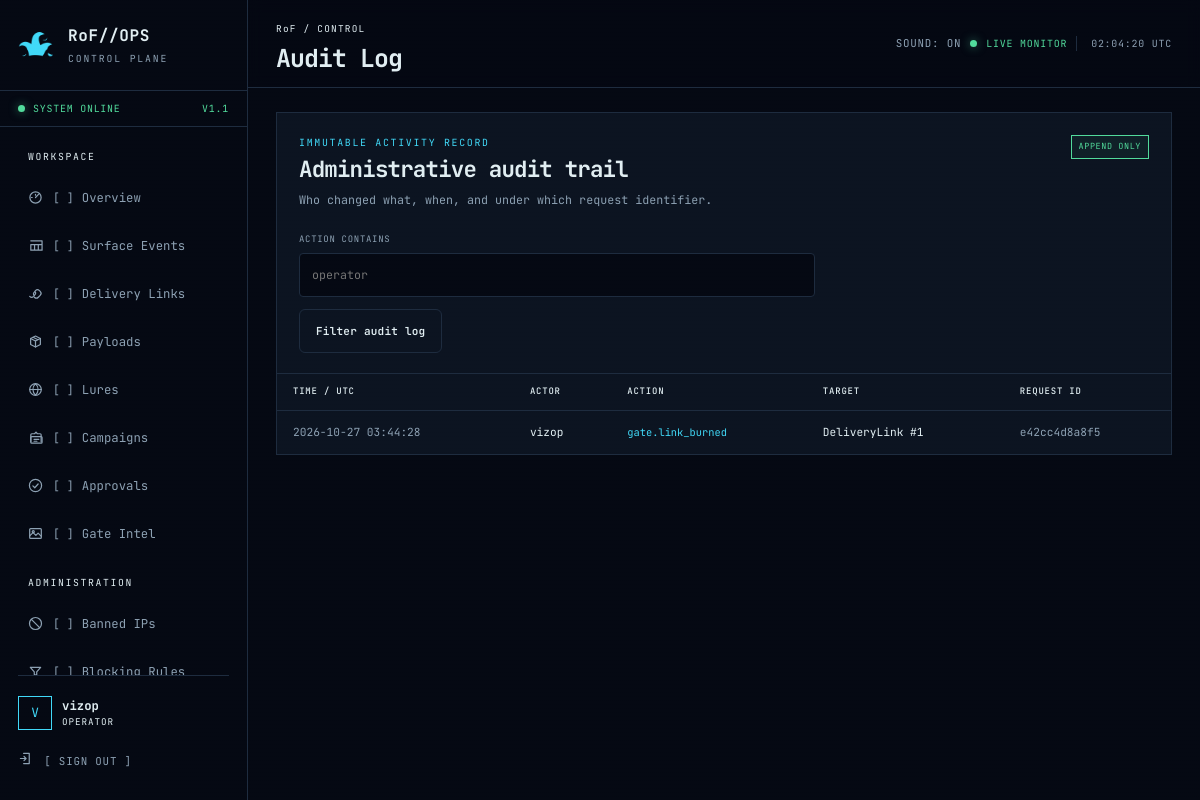
/panel/audit/ (signed in), run on an earlier commit of the app's database.
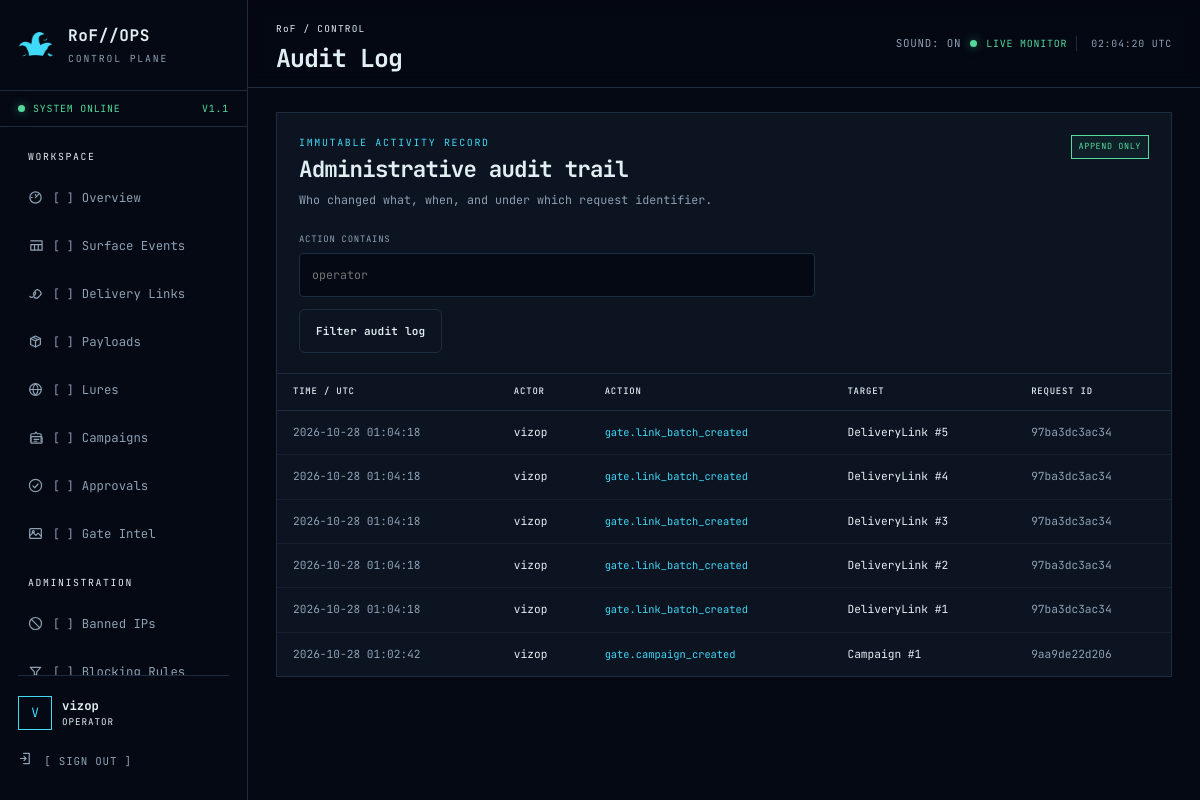
And on a later commit of the database.
### accounts/models.py (models this page shows)
class Operator(AbstractUser):
    THEME_CHOICES = [("default", "Default"), ("cozy", "Cozy Clown"), ("obnoxious", "Obnoxious Clown")]
    session_version = models.PositiveIntegerField(default=1)
    totp_secret = models.CharField(max_length=64, blank=True)
    totp_enabled = models.BooleanField(default=False)
    backup_code_hashes = models.JSONField(default=list, blank=True)
    theme = models.CharField(max_length=16, choices=THEME_CHOICES, default="default")
    created_at = models.DateTimeField(auto_now_add=True)
    class Meta:
        ordering = ["username"]

### audit/models.py (models this page shows, shortened)
class AuditEvent(models.Model):
    actor = models.ForeignKey(settings.AUTH_USER_MODEL, null=True, blank=True, on_delete=models.SET_NULL)
    action = models.CharField(max_length=100)
    target_type = models.CharField(max_length=100, blank=True)
    target_id = models.CharField(max_length=64, blank=True)
    request_id = models.CharField(max_length=64, blank=True, db_index=True)
    metadata = models.JSONField(default=dict, blank=True)
    source_ip = models.GenericIPAddressField(null=True, blank=True)
    created_at = models.DateTimeField(auto_now_add=True, db_index=True)
    class Meta:
        ordering = ["-created_at"]
        permissions = [("view_audit_dashboard", "Can view the audit dashboard")]

### audit/views.py (the view)
# urls.py: urlpatterns = [path("audit/", audit_log, name="audit-log")]
@login_required
def audit_log(request):
    events = AuditEvent.objects.select_related("actor").all()
    action = request.GET.get("action", "").strip()
    if action:
        events = events.filter(action__icontains=action[:100])
    page = Paginator(events, 50).get_page(request.GET.get("page"))
    return render(request, "panel/audit.html", {"title": "Audit Log", "page": page, "events": page.object_list})

### accounts/context_processors.py (called while the page is built)
def panel_context(request):
    user = request.user
    theme = getattr(user, "theme", "default") if user.is_authenticated else "default"
    return {
        "is_administrator": is_administrator(user),
        "panel_name": "RoF//OPS",
        "theme": theme,
    }

### accounts/permissions.py (called while the page is built)
def is_administrator(user):
    return bool(user.is_authenticated and user.is_active and (user.is_superuser or user.groups.filter(name="Administrator").exists()))

### gates/services.py (called while the page is built, shortened)
def _remote_is_trusted(remote):
    if not remote:
        return False
    try:
        address = ipaddress.ip_address(remote)
    except ValueError:
        return False
    for entry in getattr(settings, "TRUSTED_PROXIES", ("127.0.0.1", "::1")):
        try:
            if "/" in entry:
                if address in ipaddress.ip_network(entry, strict=False):
                    return True
            elif address == ipaddress.ip_address(entry):
                return True
        except ValueError:
            continue
    return False

def client_ip(request):
    remote = request.META.get("REMOTE_ADDR", "")
    if _remote_is_trusted(remote):
        forwarded = request.META.get("HTTP_X_FORWARDED_FOR", "")
        if forwarded:
            return forwarded.split(",")[-1].strip()
    return remote

def evaluate_blocking_rules(request, ip, *, is_404=False, link=None):
    from .models import RuleSet
    sets = list(RuleSet.objects.filter(enabled=True).prefetch_related("rules"))
    loose_rules = list(BlockingRule.objects.filter(enabled=True, ruleset__isnull=True))
    if not sets and not loose_rules:
        return None

### gates/templatetags/ui_icons.py (called while the page is built)
@register.simple_tag
def icon(name, cls="icon"):
    body = _ICONS.get(name)
    if body is None:
        return ""
    return mark_safe(
        f'<svg class="{cls}" viewBox="0 0 16 16" fill="none" stroke="currentColor" '
        f'stroke-width="1.3" stroke-linecap="round" stroke-linejoin="round" '
        f'aria-hidden="true">{body}</svg>'
    )

### templates/panel/audit.html (shortened to what this page needs)
{% extends "base.html" %}
{% block content %}
<section class="panel page-panel">
  <div class="panel-heading"><div><span class="section-label">IMMUTABLE ACTIVITY RECORD</span><h2>Administrative audit trail</h2><p>Who changed what, when, and under which request identifier.</p></div><span class="status-badge good">APPEND ONLY</span></div>
  <form class="filter-bar compact-filter" method="get"><label><span>ACTION CONTAINS</span><input class="field-input" type="search" name="action" value="{{ request.GET.action }}" placeholder="operator"></label><button class="button secondary" type="submit">Filter audit log</button></form>
  {% if events %}<div class="table-wrap"><table><thead><tr><th>TIME / UTC</th><th>ACTOR</th><th>ACTION</th><th>TARGET</th><th>REQUEST ID</th></tr></thead><tbody>{% for event in events %}<tr><td class="mono muted nowrap">{{ event.created_at|date:"Y-m-d H:i:s" }}</td><td>{{ event.actor|default:"System" }}</td><td><span class="audit-action">{{ event.action }}</span></td><td>{{ event.target_type }}{% if event.target_id %} #{{ event.target_id }}{% endif %}</td><td class="mono muted">{{ event.request_id|slice:":12"|default:"-" }}</td></tr>{% endfor %}</tbody></table></div>{% else %}<div class="empty-state"><strong>No audit events found</strong><p>Privileged mutations will be recorded here.</p></div>{% endif %}
</section>
{% endblock %}

### templates/base.html (shortened to what this page needs)
{% load static %}{% load ui_icons %}<!doctype html>
<html lang="en">
<head>
  <link rel="stylesheet" href="{% static 'css/panel.css' %}">
</head>
<body class="panel-shell{% if theme != "default" %} theme-{{ theme }}{% endif %}" data-authenticated="{% if user.is_authenticated %}true{% else %}false{% endif %}">
  <aside class="sidebar">
    <a class="brand" href="{% url 'overview' %}" aria-label="RoF OPS overview">
      {% if theme == "obnoxious" %}
      <span class="brand-mark jester-mask" role="img" aria-label="Jester hat">
        <span class="jester-star-tip t1"></span><span class="jester-star-tip t2"></span><span class="jester-star-tip t3"></span>
      </span>
      {% else %}
      <span class="brand-mark jester-mask" role="img" aria-label="Jester hat"></span>
      {% endif %}
      <span><strong>RoF//OPS</strong><small>CONTROL PLANE</small></span>
    </a>
    <div class="environment"><span class="status-dot"></span> SYSTEM ONLINE <span class="env-code">V1.1</span></div>
    <nav class="primary-nav" aria-label="Primary navigation">
      <span class="nav-label">WORKSPACE</span>
      <a class="" href="{% url 'overview' %}">{% icon "overview" %}<span class="bracket">[]</span> Overview</a>
      <a class="" href="{% url 'events' %}">{% icon "events" %}<span class="bracket">[]</span> Surface Events</a>
      <a class="" href="{% url 'gate-links' %}">{% icon "links" %}<span class="bracket">[]</span> Delivery Links</a>
      <a class="" href="{% url 'gate-payloads' %}">{% icon "payloads" %}<span class="bracket">[]</span> Payloads</a>
      <a class="" href="{% url 'gate-lures' %}">{% icon "lures" %}<span class="bracket">[]</span> Lures</a>
      <a class="" href="{% url 'gate-campaigns' %}">{% icon "campaigns" %}<span class="bracket">[]</span> Campaigns</a>
      <a class="" href="{% url 'gate-submissions' %}">{% icon "approvals" %}<span class="bracket">[]</span> Approvals</a>
      <a class="" href="{% url 'gate-intel' %}">{% icon "intel" %}<span class="bracket">[]</span> Gate Intel</a>
      <span class="nav-label">ADMINISTRATION</span>
      <a class="" href="{% url 'gate-bans' %}">{% icon "bans" %}<span class="bracket">[]</span> Banned IPs</a>
      <a class="" href="{% url 'gate-block-rules' %}">{% icon "rules" %}<span class="bracket">[]</span> Blocking Rules</a>
    </nav>
    <div class="sidebar-foot">
      <div class="operator-chip"><span class="operator-avatar">{{ user.username|first|upper }}</span><span><strong>{{ user.username }}</strong><small>{% if is_administrator %}ADMINISTRATOR{% else %}OPERATOR{% endif %}</small></span></div>
      <form method="post" action="{% url 'logout' %}">{% csrf_token %}<button class="text-button" type="submit">{% icon "signout" "icon icon-inline" %} [ SIGN OUT ]</button></form>
    </div>
  </aside>
  <div class="workspace">
    <header class="topbar">
      <div><span class="topbar-path">RoF / {% if request.resolver_match.namespace %}{{ request.resolver_match.namespace }} / {% endif %}CONTROL</span><h1>{{ title }}</h1></div>
      <div class="topbar-status"><button id="sound-toggle" class="text-button" type="button"></button><span class="status-dot"></span><span>LIVE MONITOR</span><time id="utc-clock"></time></div>
    </header>
    <main id="main-content" class="main-content">{% block content %}{% endblock %}</main>
  </div>
</body>
</html>

What changed in the data, as far as the page shows it:
added AuditEvent: created_at "2026-10-28 01:04:18", actor "vizop", action "gate.link_batch_created", target_type "DeliveryLink", target_id "5", request_id "97ba3dc3ac34"
added AuditEvent: created_at "2026-10-28 01:04:18", actor "vizop", action "gate.link_batch_created", target_type "DeliveryLink", target_id "4", request_id "97ba3dc3ac34"
added AuditEvent: created_at "2026-10-28 01:04:18", actor "vizop", action "gate.link_batch_created", target_type "DeliveryLink", target_id "3", request_id "97ba3dc3ac34"
added AuditEvent: created_at "2026-10-28 01:04:18", actor "vizop", action "gate.link_batch_created", target_type "DeliveryLink", target_id "2", request_id "97ba3dc3ac34"
added AuditEvent: created_at "2026-10-28 01:04:18", actor "vizop", action "gate.link_batch_created", target_type "DeliveryLink", target_id "1", request_id "97ba3dc3ac34"
changed AuditEvent: created_at "2026-10-27 03:44:28" → "2026-10-28 01:02:42"; action "gate.link_burned" → "gate.campaign_created"; target_type "DeliveryLink" → "Campaign"; request_id "e42cc4d8a8f5" → "9aa9de22d206"
